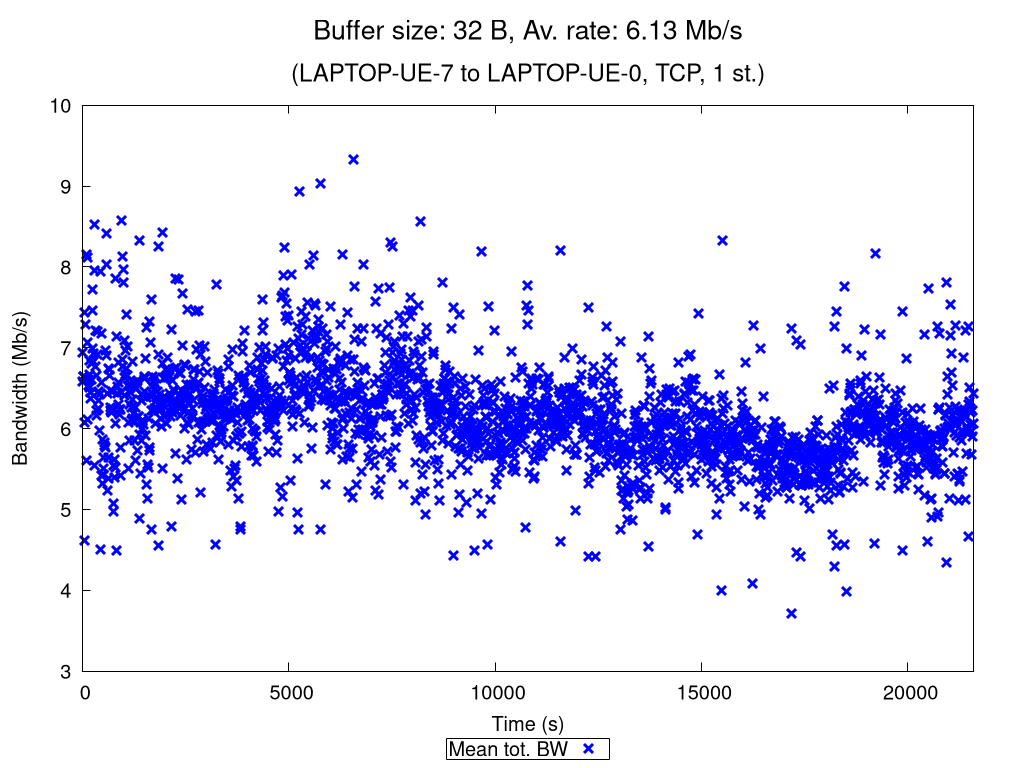

Recreate this plot in gnuplot.
set terminal pngcairo nocrop enhanced size 1024,768 font "Verdana,15"
set output "TCP_1_st_2020_10_29_09-52-50_two2one_00032B.png"

set title "{/=20 Buffer size: 32 B, Av. rate: 6.13 Mb/s}\n\n{/=18 (LAPTOP-UE-7 to LAPTOP-UE-0, TCP, 1 st.)}"

set xlabel "Time (s)"
set ylabel "Bandwidth (Mb/s)"
set ytics nomirror
set key bmargin center horizontal box samplen 1 width -1
set bmargin 4.6
set rmargin 4.5

rf = 1000000.0  # rate factor
set style fill transparent solid 0.2 noborder
set autoscale xfix
plot "TCP_1_st_2020_10_29_09-52-50_two2one_00032B_iperf_processed.dat" using 1:($2/rf-$3/rf):($2/rf+$3/rf) with filledcurves lc rgb "blue" notitle, \
     "" using 1:($2/rf) with points pt 2 ps 1.5 lw 3 lc rgb "blue" title "Mean tot. BW", \
